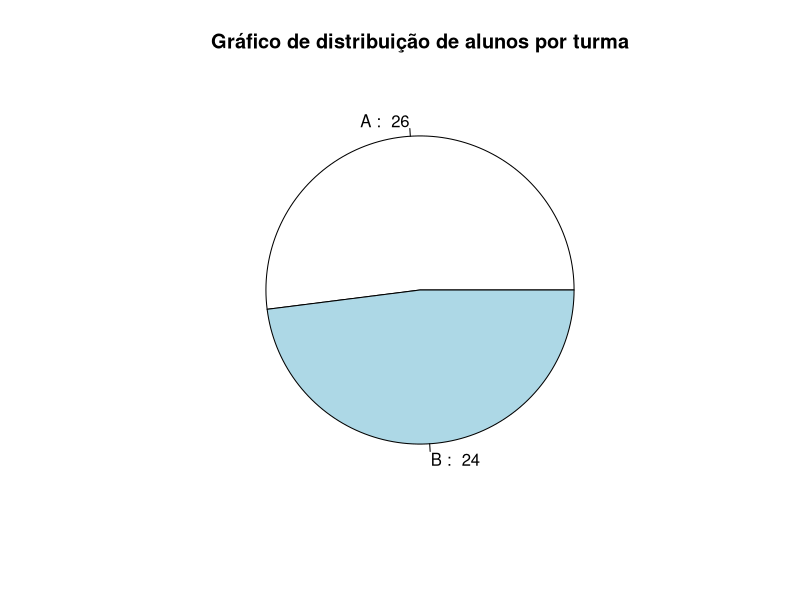

Here is the R script that generated this plot: (Note: this script raises an error after producing the figure.)
#imports
library(ggplot2)
library(gridExtra)

data <- read.csv("dados_estudantes.csv", sep = ';')


#Tabela turmas e gráfico de turmas
contagem_turmas = table(data$Turma)
contagem_turmas_table = data.frame(Turma = names(contagem_turmas), Frequencia = as.numeric(contagem_turmas))
contagem_turmas_grob = tableGrob(contagem_turmas_table)
grid.arrange(
  contagem_turmas_grob,
  pie(
    contagem_turmas_table$Frequencia,
    labels = paste(
      contagem_turmas_table$Turma, 
      ": ", 
      contagem_turmas_table$Frequencia
    ),
    main = "Gráfico de distribuição de alunos por turma"
    ),
  nrow = 1
)



#Tabela sexo gráfico sexo
contagem_sexo = table(data$Sexo)
contagem_sexo_table = data.frame(
  Sexo = names(contagem_sexo),
  Frenquencia = as.integer(contagem_sexo)
)
contagem_sexo_grob = tableGrob(contagem_sexo_table)
grid.arrange(
  contagem_sexo_grob,
  ggplot(
    contagem_sexo_table,
    aes(
      x = Sexo,
      y= Frenquencia
    )
  )+
    geom_bar(stat = "identity"),
  nrow = 1,
  ncol = 2,
  widths = c(1/3, 2/3)
)


#Tabela de idade e gráfico de idade
contagem_idade = table(data$Idade)
contagem_idade_table = data.frame(
  Idade = names (contagem_idade),
  Frequencia = as.integer(contagem_idade)
)
idade_grafico = ggplot(
  contagem_idade_table,
  aes(
    x = Idade, 
    y = Frequencia
  )
)+ 
  geom_bar(stat = "identity") +
  labs(title = "Frequências das idades dos alunos") +
  theme(plot.title = element_text(hjust = 0.5))
print(idade_grafico)


#Tabela de altura e gráfico de altura
altura = data$Alt
n_classes = ceiling(log(length(altura), 2))
amplitude_de_classe = (max(altura) - min (altura))/n_classes
intervalos = seq(min(altura), max(altura), amplitude_de_classe)
classes = cut(altura, breaks = intervalos, include.lowest = TRUE)
tabela_classes = as.data.frame(table(classes))
plot_altura = ggplot(data = tabela_classes, aes(x = classes, y = Freq)) + 
  geom_bar(stat = "identity")+
  labs(title = "Ocorrência de alunos por estatura")+
  xlab("Intervalo de estatura")+
  ylab("Número de ocorrências")+
  theme(plot.title = element_text(hjust = 0.5))
print(plot_altura)


#Tabela de peso e gráfico de peso
peso = data$Peso
n_classes_peso = ceiling(sqrt(length(peso)))
amplitude_de_classe_peso = ceiling((max(peso) - min(peso)) / n_classes_peso)
intervalos_peso = seq(min(peso), max(peso) + amplitude_de_classe_peso, amplitude_de_classe_peso)
classes_peso = cut(peso, breaks = intervalos_peso, include.lowest = TRUE)
tabela_classes_peso = table(classes_peso)
classes_peso_data_frame = as.data.frame(tabela_classes_peso)
peso_plot = ggplot(classes_peso_data_frame, aes(classes_peso, Freq)) +
  geom_bar(stat = "identity")+
  labs(title = "Distruição de alunos por faixa de peso")+
  xlab("Intervalo de peso")+
  ylab("Número de alunos")+
  theme(plot.title = element_text(hjust = 0.5))
print(peso_plot)

#Tabela de numero de filhos e gráfico de número de filhos
filhos = data$Filhos
filhos_factor_levels = min(filhos): max(filhos)
filhos_factor = factor(data$Filhos, levels = filhos_factor_levels)
filhos_table = table(filhos_factor)
filhos_data_frame = data.frame(
  "NumeroDeFilhos" = names(filhos_table),
  "Frequencia" = as.vector(filhos_table))

filhos_plot = ggplot(
  filhos_data_frame,
  aes(
    x= NumeroDeFilhos,
    y= Frequencia
  )
)+
  geom_bar(stat = "identity")+
  labs(title = "Frequência de alunos por quantidade de filhos")+
  xlab("Quantidade de filhos")+
  ylab("Alunos que possuem essa quantidade de filhos")+
  theme(plot.title = element_text(hjust = 0.5))
print(filhos_plot)


#Tabela fumantes e gráfico fumantes
fumantes_table = table(data$Fuma)
fumantes_data_frame = data.frame(
  "Fuma" = names(fumantes_table),
  "Porcentagem" = as.vector(fumantes_table))

pie(
  fumantes_table,
  labels = paste(names(fumantes_table), ": ", fumantes_table),
  main = "Fumantes")



#Tabela toler e gráfico Toler
toler_table = data.frame(table(data$Toler))
colnames(toler_table) = c("Toler", "Frequencia")
toler_names_description = c("Indiferente", "Incomoda Muito", "Incomoda Pouco")
pie(
  table(data$Toler),
  main = "Tolerância ao cigarro",
  labels = paste(toler_names_description, ": ", table(data$Toler))
)



#Tabela exerc e gráfico exerc
exerc_table = table(data$Exerc)
exerc_data_frame = data.frame(exerc_table)
colnames(exerc_data_frame) = c("Horas de atividade física semanal", "Frequência")
exerc_plot = ggplot(
  exerc_data_frame,
  aes(
    x = `Horas de atividade física semanal`,
    y = Frequência
  )
)+ geom_bar(
  stat = "identity"
  )+
  xlab("Horas de atividade física semanal")+
  ylab("Contagem dos alunos")+
  labs(title = "Contagem de alunos por tempo de atividade física semanal (em horas)")
print(exerc_plot)



#Tabela cine e gráfico cine
cine_table = table(data$Cine)
cine_data_frame = data.frame(cine_table)
colnames(cine_data_frame) = c("Número idas ao cinema por semana", "Número de alunos")
cine_plot = ggplot(
  cine_data_frame,
  aes(
    x = `Número idas ao cinema por semana`,
    y = `Número de alunos`
  )
)+
  geom_bar(
    stat = "identity"
  )+
  labs(title = "Contagem de alunos por número de idas semanais ao cinema")+
  theme(plot.title = element_text(hjust = 0.5))
print(cine_plot)

#Tabela opcine e gráfico opcine
opcine_table = table(data$OpCine)
opcine_data_frame = data.frame(opcine_table)
colnames(opcine_data_frame) = c("Opinião", "Contagem de alunos")
levels(opcine_data_frame$Opinião) = c("Regular e Boa", "Muito Boa")
pie(
  opcine_data_frame$`Contagem de alunos`,
  main = "Opinião a respeito das salas de cinema na cidade",
  labels = paste(opcine_data_frame$`Opinião`, ":", opcine_data_frame$`Contagem de alunos`)
)



#Tabela TV e plot
n_classes_tv = ceiling(sqrt(length(data$TV)))
amplitude_classe_tv = ceiling((max(data$TV) - min(data$TV))/n_classes_tv)
intervalo_tv = seq(min(data$TV), max(data$TV), amplitude_classe_tv)
classes_tv = cut(data$TV, intervalo_tv, include.lowest = TRUE)
tv_data_frame = as.data.frame(table(classes_tv))
colnames(tv_data_frame) = c("Intervalos de horas assistidas de TV semanais", "Número de alunos")
tv_plot = ggplot(tv_data_frame, aes(x = `Intervalos de horas assistidas de TV semanais`, y = `Número de alunos`)) +
  geom_col() +
  labs(x = "Intervalos de horas assistidas de TV semanais", y = "Número de alunos")+
  labs(title = "Contagem de alunos por horas de TV assistidas semanalmente")+
  theme(plot.title = element_text(hjust = 0.5))
print(tv_plot)



#Tabela OpTv e plot
op_tv_data_frame = data.frame(table(data$OpTV))
levels(op_tv_data_frame$Var1) = c("Boa", "Média", "Não Sabe", "Ruim")
colnames(op_tv_data_frame) = c("Opinião", "Número de alunos")
pie(
  op_tv_data_frame$`Número de alunos`,
  labels = paste(op_tv_data_frame$`Opinião`, ": ", op_tv_data_frame$`Número de alunos`),
  main = "Opinião dos alunos a respeito da qualidade da programação de TV"
)
